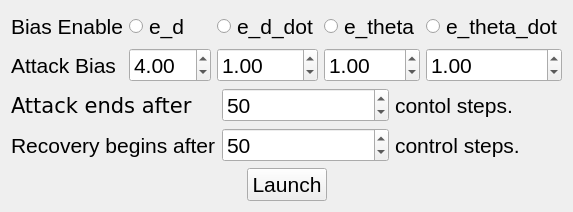
<?xml version="1.0" encoding="UTF-8"?>
<ui version="4.0">
 <class>Form</class>
 <widget class="QWidget" name="Form">
  <property name="geometry">
   <rect>
    <x>0</x>
    <y>0</y>
    <width>406</width>
    <height>128</height>
   </rect>
  </property>
  <property name="sizePolicy">
   <sizepolicy hsizetype="Expanding" vsizetype="Expanding">
    <horstretch>0</horstretch>
    <verstretch>0</verstretch>
   </sizepolicy>
  </property>
  <property name="font">
   <font>
    <pointsize>16</pointsize>
   </font>
  </property>
  <property name="windowTitle">
   <string>Attack Controller</string>
  </property>
  <layout class="QVBoxLayout" name="verticalLayout">
   <item>
    <layout class="QGridLayout" name="gridLayout_2">
     <item row="1" column="2">
      <widget class="QDoubleSpinBox" name="b1">
       <property name="value">
        <double>1.000000000000000</double>
       </property>
      </widget>
     </item>
     <item row="1" column="4">
      <widget class="QDoubleSpinBox" name="b3">
       <property name="value">
        <double>1.000000000000000</double>
       </property>
      </widget>
     </item>
     <item row="1" column="0">
      <widget class="QLabel" name="label_5">
       <property name="text">
        <string>Attack Bias</string>
       </property>
      </widget>
     </item>
     <item row="1" column="1">
      <widget class="QDoubleSpinBox" name="b0">
       <property name="value">
        <double>4.000000000000000</double>
       </property>
      </widget>
     </item>
     <item row="1" column="3">
      <widget class="QDoubleSpinBox" name="b2">
       <property name="value">
        <double>1.000000000000000</double>
       </property>
      </widget>
     </item>
     <item row="0" column="1">
      <widget class="QRadioButton" name="b0e">
       <property name="text">
        <string>e_d</string>
       </property>
       <property name="autoExclusive">
        <bool>false</bool>
       </property>
      </widget>
     </item>
     <item row="0" column="2">
      <widget class="QRadioButton" name="b1e">
       <property name="text">
        <string>e_d_dot</string>
       </property>
       <property name="autoExclusive">
        <bool>false</bool>
       </property>
      </widget>
     </item>
     <item row="0" column="3">
      <widget class="QRadioButton" name="b2e">
       <property name="text">
        <string>e_theta</string>
       </property>
       <property name="autoExclusive">
        <bool>false</bool>
       </property>
      </widget>
     </item>
     <item row="0" column="4">
      <widget class="QRadioButton" name="b3e">
       <property name="text">
        <string>e_theta_dot</string>
       </property>
       <property name="autoExclusive">
        <bool>false</bool>
       </property>
      </widget>
     </item>
     <item row="0" column="0">
      <widget class="QLabel" name="label_6">
       <property name="text">
        <string>Bias Enable</string>
       </property>
      </widget>
     </item>
    </layout>
   </item>
   <item>
    <layout class="QGridLayout" name="gridLayout">
     <item row="1" column="2">
      <widget class="QLabel" name="label_4">
       <property name="font">
        <font>
         <pointsize>16</pointsize>
        </font>
       </property>
       <property name="text">
        <string>control steps.</string>
       </property>
      </widget>
     </item>
     <item row="1" column="1">
      <widget class="QSpinBox" name="recovery_index">
       <property name="sizePolicy">
        <sizepolicy hsizetype="Preferred" vsizetype="Preferred">
         <horstretch>0</horstretch>
         <verstretch>0</verstretch>
        </sizepolicy>
       </property>
       <property name="font">
        <font>
         <pointsize>16</pointsize>
        </font>
       </property>
       <property name="value">
        <number>50</number>
       </property>
      </widget>
     </item>
     <item row="0" column="0">
      <widget class="QLabel" name="label">
       <property name="sizePolicy">
        <sizepolicy hsizetype="Preferred" vsizetype="Preferred">
         <horstretch>0</horstretch>
         <verstretch>0</verstretch>
        </sizepolicy>
       </property>
       <property name="font">
        <font>
         <family>Bitstream Vera Sans</family>
         <pointsize>16</pointsize>
        </font>
       </property>
       <property name="text">
        <string>Attack ends after </string>
       </property>
      </widget>
     </item>
     <item row="0" column="2">
      <widget class="QLabel" name="label_3">
       <property name="sizePolicy">
        <sizepolicy hsizetype="Preferred" vsizetype="Preferred">
         <horstretch>0</horstretch>
         <verstretch>0</verstretch>
        </sizepolicy>
       </property>
       <property name="font">
        <font>
         <pointsize>16</pointsize>
        </font>
       </property>
       <property name="text">
        <string>contol steps.</string>
       </property>
      </widget>
     </item>
     <item row="0" column="1">
      <widget class="QSpinBox" name="attack_index">
       <property name="sizePolicy">
        <sizepolicy hsizetype="Preferred" vsizetype="Preferred">
         <horstretch>0</horstretch>
         <verstretch>0</verstretch>
        </sizepolicy>
       </property>
       <property name="font">
        <font>
         <pointsize>16</pointsize>
        </font>
       </property>
       <property name="maximum">
        <number>999</number>
       </property>
       <property name="value">
        <number>50</number>
       </property>
      </widget>
     </item>
     <item row="1" column="0">
      <widget class="QLabel" name="label_2">
       <property name="sizePolicy">
        <sizepolicy hsizetype="Preferred" vsizetype="Preferred">
         <horstretch>0</horstretch>
         <verstretch>0</verstretch>
        </sizepolicy>
       </property>
       <property name="font">
        <font>
         <pointsize>16</pointsize>
        </font>
       </property>
       <property name="text">
        <string>Recovery begins after</string>
       </property>
      </widget>
     </item>
    </layout>
   </item>
   <item>
    <layout class="QHBoxLayout" name="horizontalLayout">
     <item>
      <spacer name="horizontalSpacer">
       <property name="orientation">
        <enum>Qt::Horizontal</enum>
       </property>
       <property name="sizeHint" stdset="0">
        <size>
         <width>40</width>
         <height>20</height>
        </size>
       </property>
      </spacer>
     </item>
     <item>
      <widget class="QPushButton" name="launch_button">
       <property name="sizePolicy">
        <sizepolicy hsizetype="Preferred" vsizetype="Preferred">
         <horstretch>0</horstretch>
         <verstretch>0</verstretch>
        </sizepolicy>
       </property>
       <property name="font">
        <font>
         <pointsize>16</pointsize>
        </font>
       </property>
       <property name="text">
        <string>Launch</string>
       </property>
      </widget>
     </item>
     <item>
      <spacer name="horizontalSpacer_2">
       <property name="orientation">
        <enum>Qt::Horizontal</enum>
       </property>
       <property name="sizeHint" stdset="0">
        <size>
         <width>40</width>
         <height>20</height>
        </size>
       </property>
      </spacer>
     </item>
    </layout>
   </item>
  </layout>
 </widget>
 <resources/>
 <connections/>
</ui>
